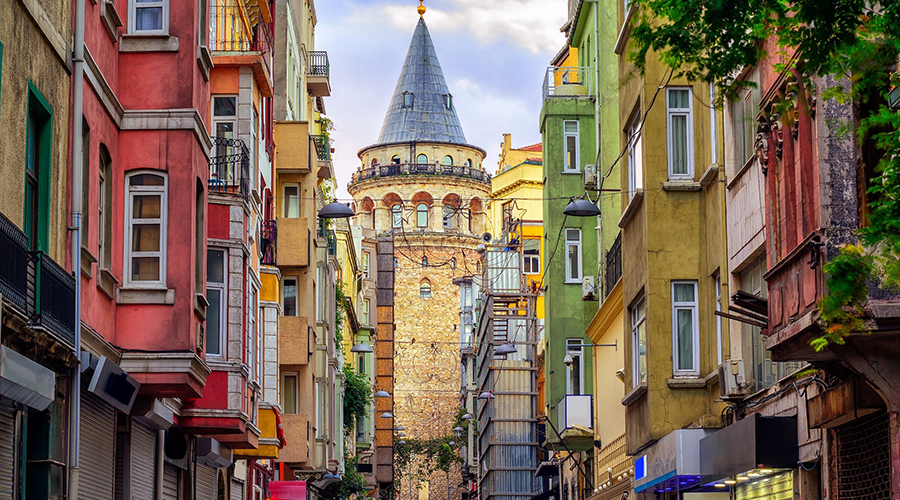
#> input picture data/galata.jpg, 900 x 500 px
$ jupyter execute on_islem.ipynb
#> lines starting #> are read from the running program, lines starting #| are printed output that depends on the picture; after the words box and inside, x2 and y2 are one past the last pixel; in counts of white or black regions, pixels touching at a corner belong together
[cell 1]
import matplotlib.pyplot as plt
import cv2
import numpy as np

[cell 2]
img = cv2.imread("data/galata.jpg")
#> img is the input picture: shape (500, 900, 3); mean B, G, R 86.8, 102.9, 120.2

[cell 3]
height,width,channels = img.shape
#> height = 500; width = 900; channels = 3

print(f"Yükseklik : {height}")
#| Yükseklik : 500
print(f"Genişlik : {width}")
#| Genişlik : 900
print(f"Kanal : {channels}")
#| Kanal : 3

print(f"Toplam piksel sayısı : {img.size}") # 500 * 900 * 3 Formül
#| Toplam piksel sayısı : 1350000

[cell 4]
plt.figure()
plt.imshow(img) # BGR Tarzında okuma gerçekleştirdi.

[cell 5]
# RGB Tarzında okuma işlemi
img = cv2.cvtColor(img,cv2.COLOR_BGR2RGB)
plt.figure()
plt.imshow(img)

[cell 6]
# Gray Scale Okuma

img = cv2.imread("data/galata.jpg",0)
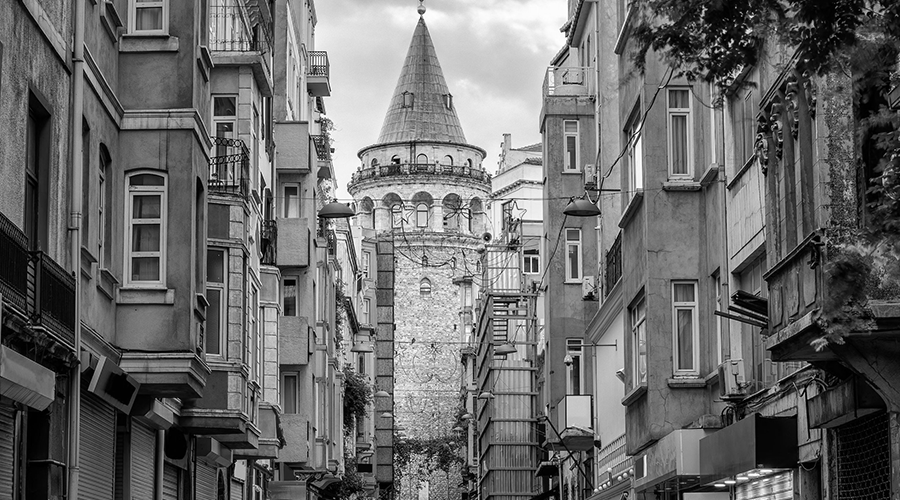
#> img: shape (500, 900); min 0, max 255, mean 105.8
plt.figure()
plt.imshow(img,cmap="gray")

[cell 7]
print(f"Resim Boyut : {img.shape[0]}X{img.shape[1]}")
#| Resim Boyut : 500X900

[cell 8]
# Resim Kaydetme

cv2.imwrite("data/galata_gray_scale.jpg",img)
#> Out = True

[cell 9]
# Görüntü Boyutlandırma

bfr = cv2.resize(img,(300,300))
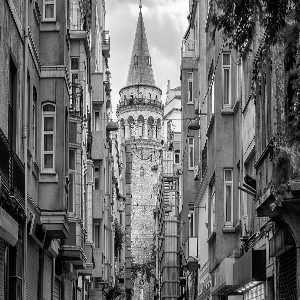
#> bfr: shape (300, 300); min 0, max 255, mean 105.9
print(bfr.shape)
#| (300, 300)
cv2.imwrite("data/galata_gray_scale_300x300.jpg",bfr)
#> Out = True

[cell 10]
# Resim oluşturma
img = np.zeros((512,512,3),np.uint8) # Siyah bir resim oluşturuyor.
img.shape

[cell 11]
plt.figure()
plt.imshow(img)

[cell 12]
cv2.line(img,(0,0),(200,512),(0,255,0),3) # Başlama , Durma , Renk , Kalınlık
plt.figure()
plt.imshow(img)
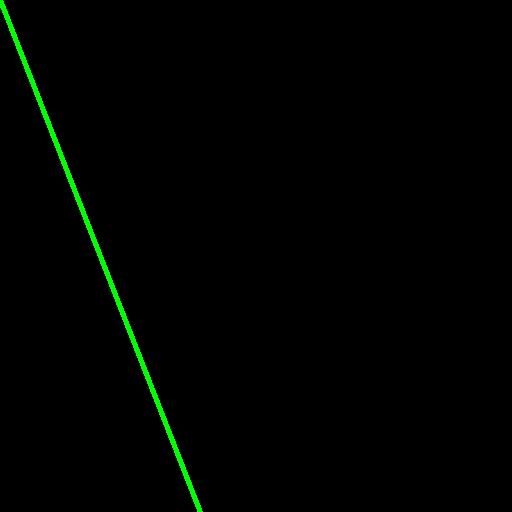
#> shown: shape (512, 512, 3); mean R, G, B 0, 2.7, 0

[cell 13]
cv2.rectangle(img,(0,0),(256,256),(255,0,0),cv2.FILLED)
#> img: shape (512, 512, 3)
plt.figure()
plt.imshow(img)

[cell 14]
cv2.circle(img,(300,300),100,(0,0,255),cv2.FILLED)
plt.imshow(img)

[cell 15]
cv2.putText(img,"Fikret",(300,300),cv2.FONT_HERSHEY_COMPLEX,1,(255,0,0))
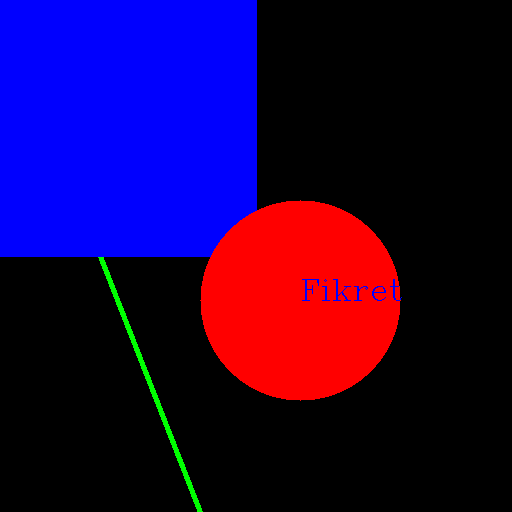
#> img: shape (512, 512, 3); mean of channels 0, 1, 2 63.3, 1.4, 30.2; drawn as B, G, R
plt.figure()
plt.imshow(img)

[cell 16]
# Threshold Ekleme

img = cv2.imread("data/galata.jpg") # Resmi açtık.
img = cv2.cvtColor(img,cv2.COLOR_BGR2GRAY) # Resmi gray Çevirdik.
#> img: shape (500, 900)

thresh,bfr = cv2.threshold(img,20,255,cv2.THRESH_BINARY) # 20 pixelin üstündekileri 255 renk tonu yaptı.
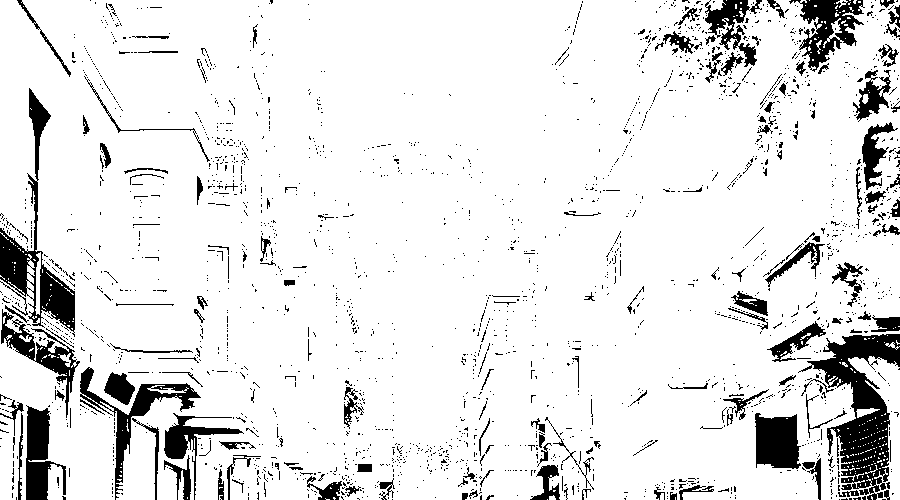
#> bfr: shape (500, 900); 89.9% white; 2235 black regions (2066 under 20 px), largest, box (x1, y1, x2, y2) and area: (798, 334, 900, 500) 6509, (0, 88, 75, 337) 4070, (80, 367, 201, 500) 2359
plt.figure()
plt.imshow(bfr,cmap="gray")

[cell 17]
img = cv2.imread("data/galata.jpg") # Resmi açtık.
img = cv2.cvtColor(img,cv2.COLOR_BGR2GRAY) # Resmi gray Çevirdik.

bfr = cv2.adaptiveThreshold(img,255,cv2.ADAPTIVE_THRESH_MEAN_C,cv2.THRESH_BINARY,11,5) # Her pixelin etrafındaki 11 pixele göre bir değer çıkartıyor
#> bfr: shape (500, 900); 62% white; 3444 black regions (3035 under 20 px), largest, box (x1, y1, x2, y2) and area: (82, 0, 728, 500) 45100, (603, 0, 900, 396) 24546, (595, 203, 900, 500) 11412
plt.figure()  # 11 Sayısını düşürürsek ayrıntı artar
plt.imshow(bfr,cmap="gray")

[cell 18]
# Blur Ekleme

img = cv2.imread("data/galata.jpg") # Resmi açtık.
img = cv2.cvtColor(img,cv2.COLOR_BGR2GRAY) # Resmi gray Çevirdik.

bfr = cv2.blur(img,(10,10))
plt.imshow(bfr,cmap="gray")

[cell 19]
bfr = cv2.GaussianBlur(img,(7,7),0) # 0 X eksenindeki standart sapma değeri.
plt.imshow(bfr,cmap="gray")

[cell 20]
# Kenar Tespiti

img = cv2.imread("data/galata.jpg") # Resmi açtık.
img = cv2.cvtColor(img,cv2.COLOR_BGR2GRAY) # Resmi gray Çevirdik.

bfr = cv2.Canny(img,200,255)
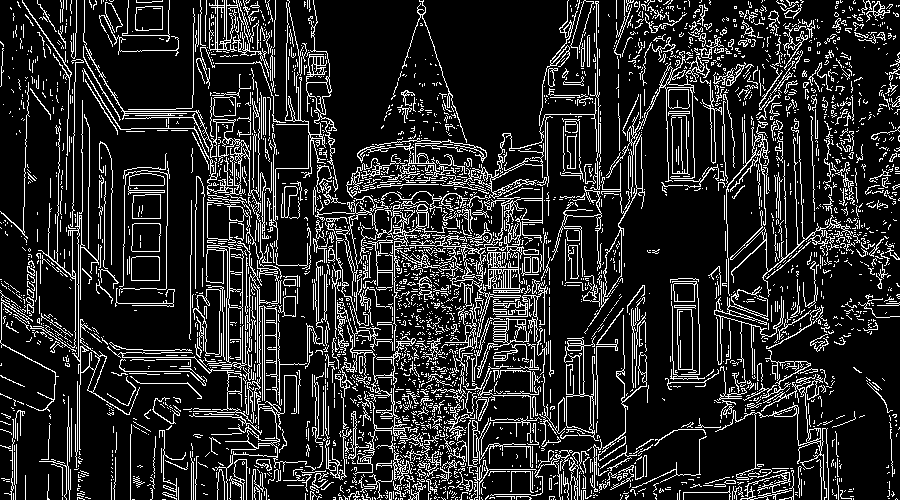
#> bfr: shape (500, 900); 15.7% white in thin lines or dots
plt.imshow(bfr,cmap="gray")

[cell 21]
bfr = cv2.GaussianBlur(img,(7,7),0) # 0 X eksenindeki standart sapma değeri.
bfr = cv2.Canny(bfr,200,255)
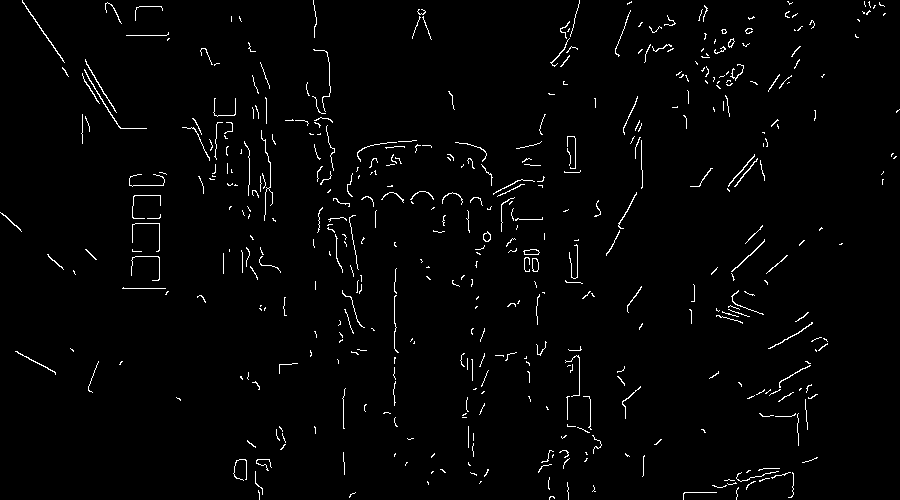
#> bfr: shape (500, 900); 1.9% white in thin lines or dots
plt.imshow(bfr,cmap="gray")

[cell 22]
# Histogram

bfr = np.array([[[255,0,0],[0,255,0],[0,0,255],],
                [[0,255,0],[0,0,255],[255,0,0]]],dtype=np.uint8)

bfr.size
bfr.shape

plt.imshow(bfr)
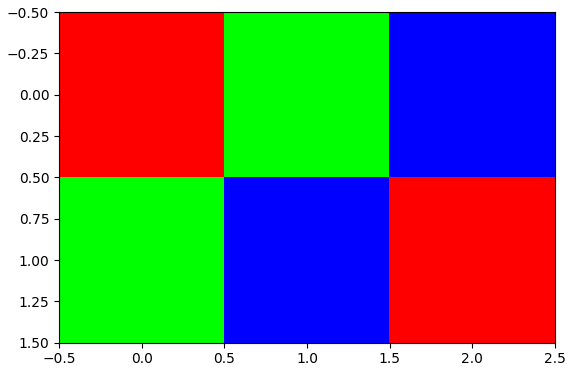
#> figure drawn by matplotlib, 1 panel

[cell 23]
color = ("g") # red = r , green = g , blue = b

plt.figure()

for i,k in enumerate(color):
    hist = cv2.calcHist([bfr],channels = [i],mask = None,histSize = [256],ranges = [0,256])
    plt.plot(hist,color=k)
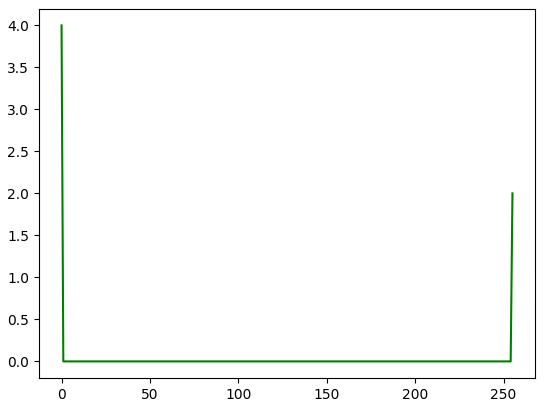
#> figure drawn by matplotlib, 1 panel; curve peaks at x = 0, y = 4

[cell 24]
# Histogram Eşitleme

bfr = cv2.equalizeHist(img)
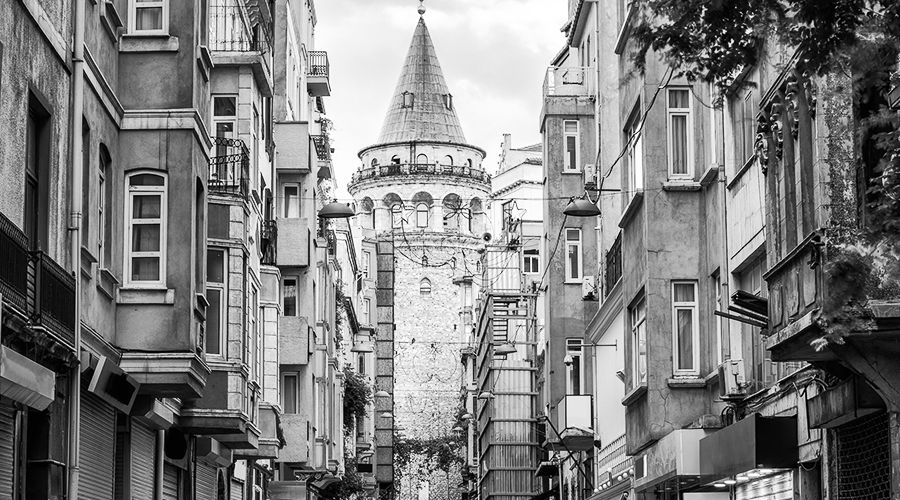
#> bfr: shape (500, 900); min 0, max 255, mean 127.3
plt.imshow(bfr,cmap="gray")

$ run again, with data/el_ornek.jpg copied over data/galata.jpg
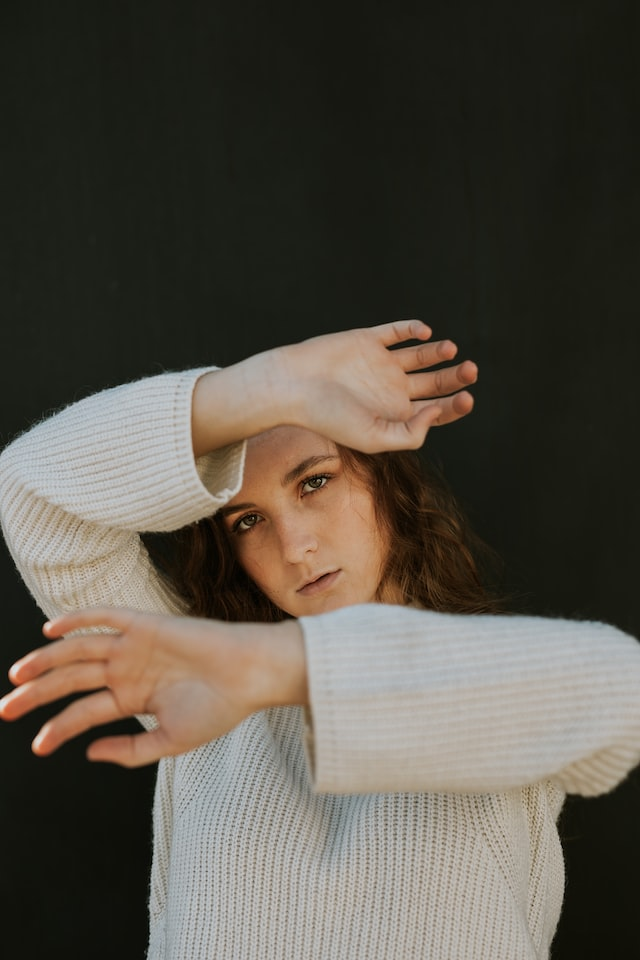
#> input picture data/el_ornek.jpg, 640 x 960 px
#> img is the input picture: shape (960, 640, 3); mean B, G, R 70.6, 80.5, 86.4
#| Yükseklik : 960
#| Genişlik : 640
#| Kanal : 3
#| Toplam piksel sayısı : 1843200
#| Resim Boyut : 960X640
#> `cv2.imwrite("data/galata_gray_scale.jpg",img)`: Out = True
#| (300, 300)
#> `thresh,bfr = cv2.threshold(img,20,255,cv2.THRESH_BINARY)`:
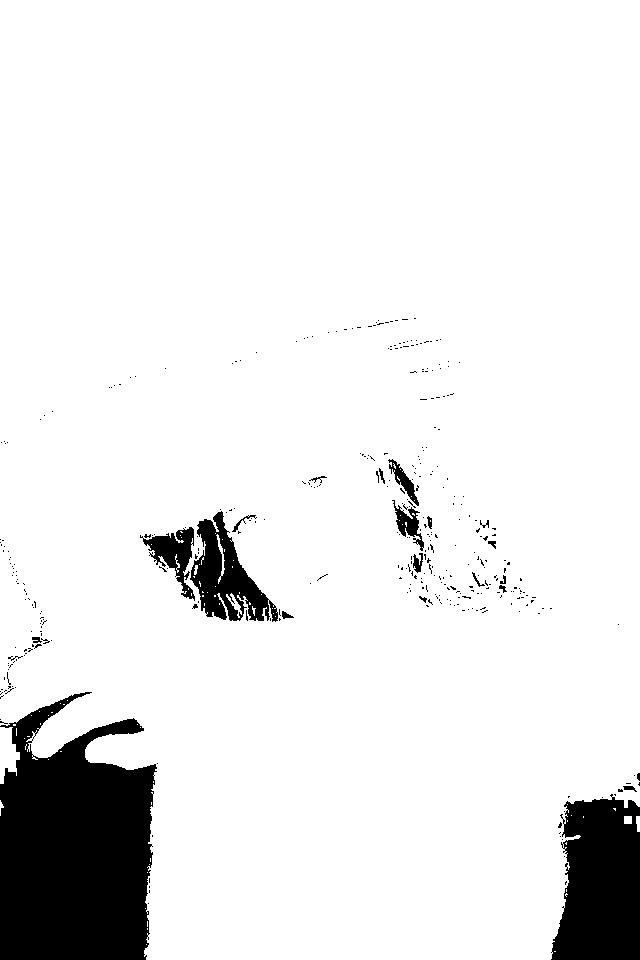
#> bfr: shape (960, 640); 91.4% white; 373 black regions (351 under 20 px), largest, box (x1, y1, x2, y2) and area: (0, 692, 157, 960) 31886, (551, 794, 640, 960) 12076, (190, 511, 278, 622) 4350
#> `bfr = cv2.equalizeHist(img)`:
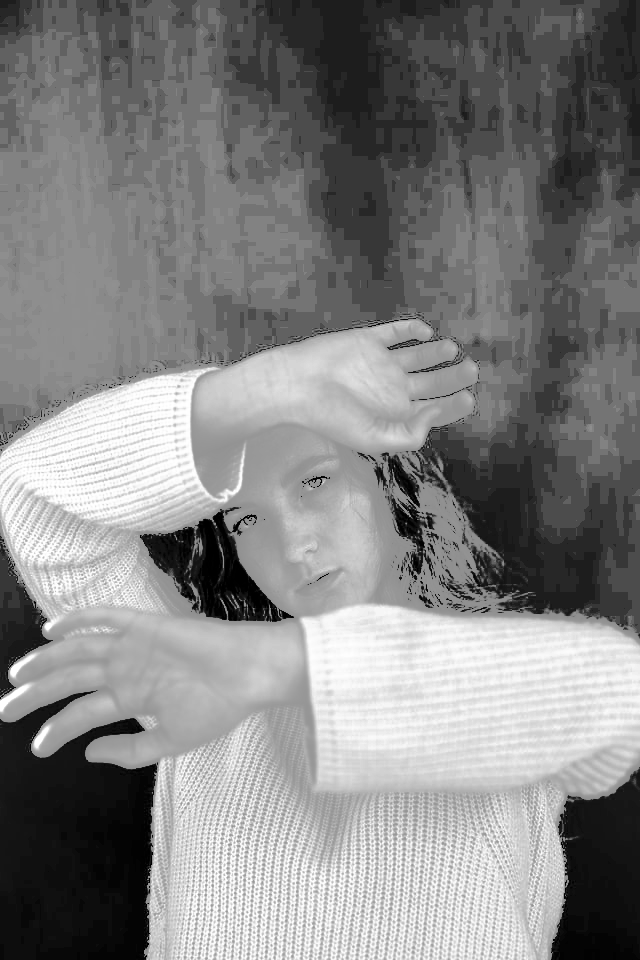
#> bfr: shape (960, 640); min 0, max 255, mean 131.6

$ run again, with data/el_tespit_odev.jpg copied over data/galata.jpg
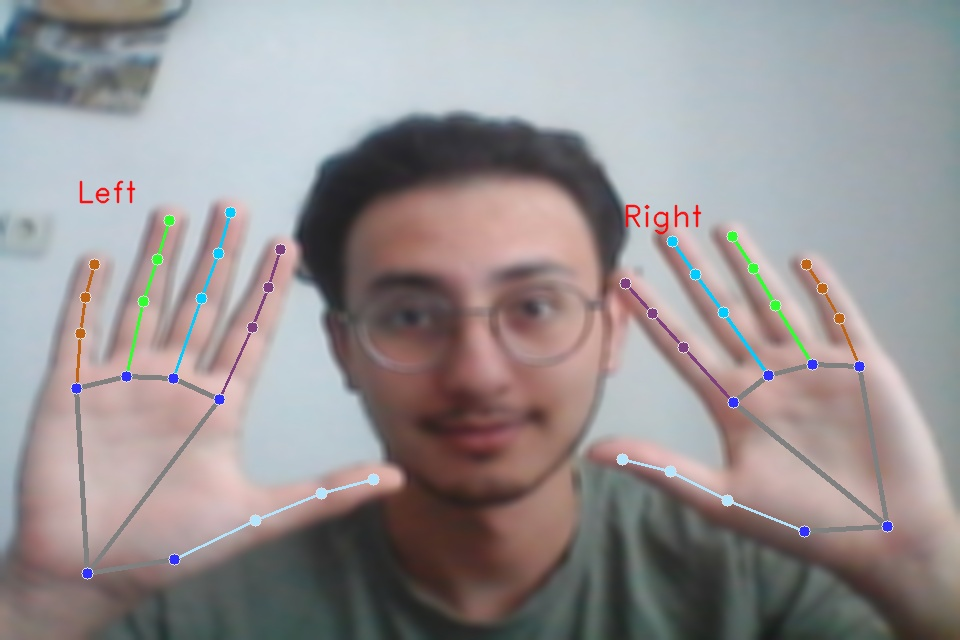
#> input picture data/el_tespit_odev.jpg, 960 x 640 px
#> img is the input picture: shape (640, 960, 3); mean B, G, R 147, 146, 151.6
#| Yükseklik : 640
#| Genişlik : 960
#| Kanal : 3
#| Toplam piksel sayısı : 1843200
#| Resim Boyut : 640X960
#> `cv2.imwrite("data/galata_gray_scale.jpg",img)`: Out = True
#| (300, 300)
#> `bfr = cv2.equalizeHist(img)`:
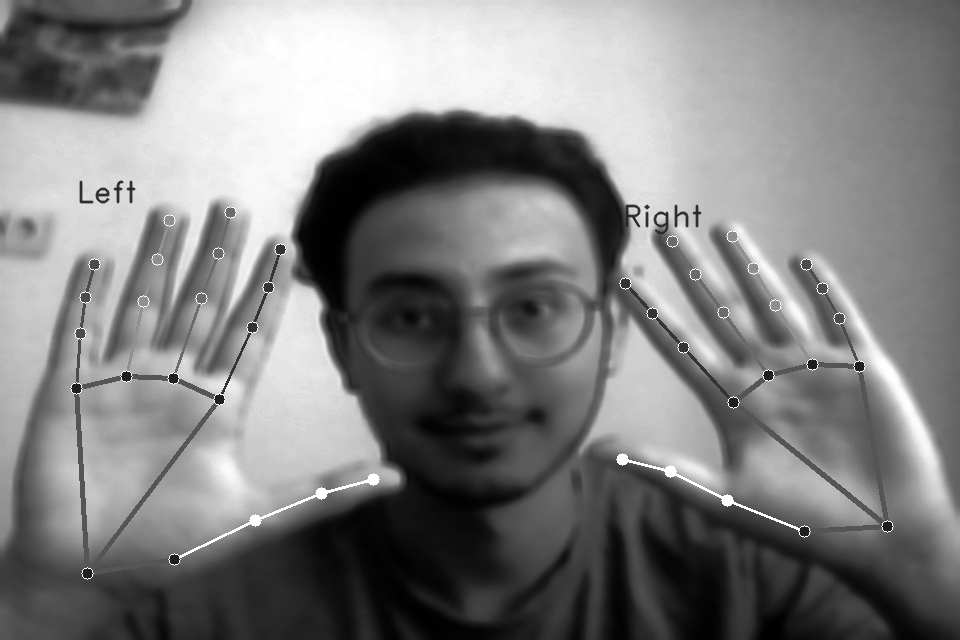
#> bfr: shape (640, 960); min 0, max 255, mean 128.4
